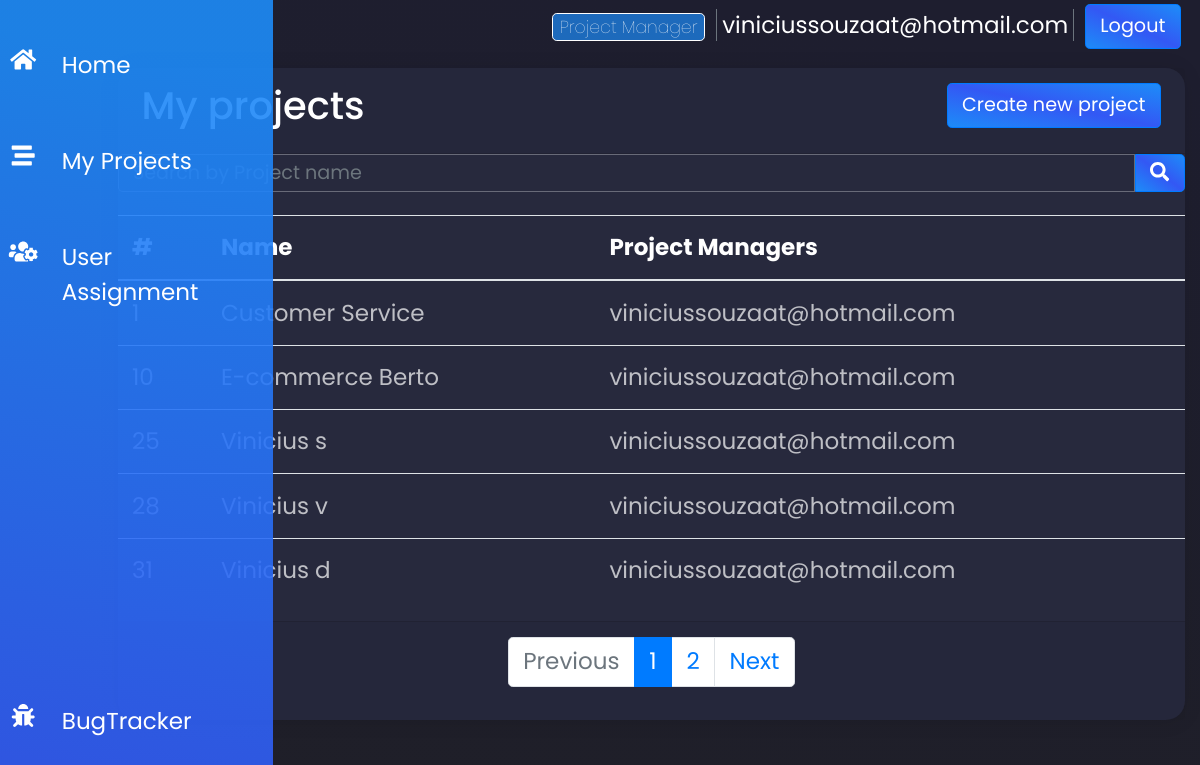
Page /projects/ (signed in) on the earlier database version.
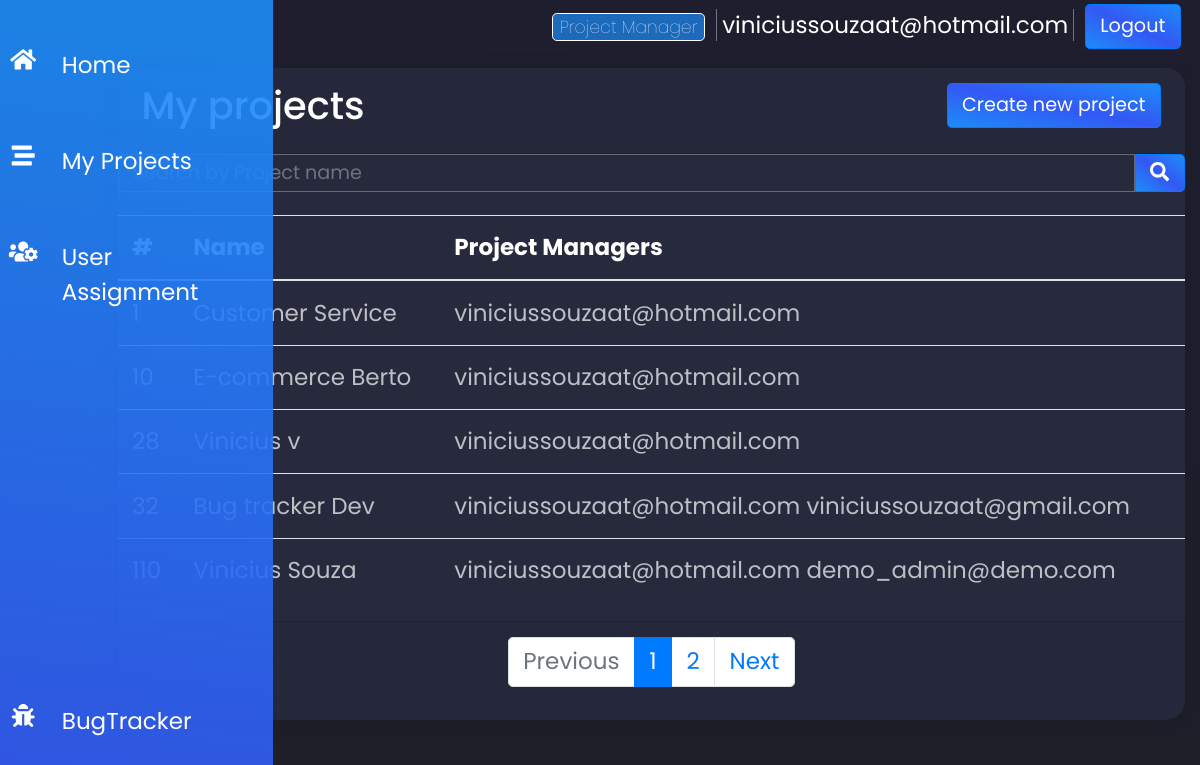
Same page on the later database version.
### tracker/models.py (models this page shows, shortened)
class Project(models.Model):
    name = models.CharField(max_length=255)
    description = models.CharField(max_length=500)
    manager = models.ManyToManyField(Account,related_name='projectmanager')
    public = models.BooleanField(default=True)
    stakeholder = models.ManyToManyField(Account, related_name='projectstakeholder', blank=True)
    history = HistoricalRecords()

### accounts/models.py (models this page shows, shortened)
class Account(AbstractBaseUser):
    PROJECT_MANAGER = 1
    DEVELOPER = 2
    SUBMITER = 3
    ROLE_CHOICES = [
        (PROJECT_MANAGER,'Project Manager'),
        (DEVELOPER,'Developer'),
        (SUBMITER,'Submiter'),
    ]
    email = models.EmailField(max_length=254, unique=True)
    active = models.BooleanField(default=True)
    staff = models.BooleanField(default=False)
    admin = models.BooleanField(default=False)
    role = models.PositiveSmallIntegerField(choices= ROLE_CHOICES, default=3)
    objects = AccountManager()
    USERNAME_FIELD = 'email'
    def __str__(self):
        return self.email
    @property
    def is_staff(self):
        return self.staff
    @property
    def is_active(self):
        return self.active

### tracker/views.py (the view)
# urls.py: path('projects/', ProjectListView.as_view(), name='project-list'),
class ProjectListView(LoginRequiredMixin, ListView):
    model = Project
    paginate_by = 5
    def get_queryset(self):
        queryset = super().get_queryset()
        user = self.request.user
        if self.request.GET.get('search'):
            search_field = self.request.GET.get('search')
            queryset = Project.objects.filter(Q(name__icontains = search_field) & (Q(manager=user)| Q(stakeholder=user))).distinct()
        else:
            queryset = Project.objects.filter(Q(manager=user)| Q(stakeholder=user)).distinct()
        return queryset

### tracker/templatetags/custom_tag.py (called while the page is built)
@register.simple_tag(takes_context=True)
def param_replace(context, **kwargs):
    d = context['request'].GET.copy()
    for k, v in kwargs.items():
        d[k] = v
    for k in [k for k, v in d.items() if not v]:
        del d[k]
    return d.urlencode()

### templates/tracker/project_list.html
{% extends 'base.html' %} {% block content %}
{% load custom_tag %}
<div class="container">
  <div class="card mt-3">
    <div class="card-header">
      <h2 class="d-inline-flex">My projects</h2>
      {% if request.user.role == 1 %}
      <a
        class="btn btn-primary float-right justify-content-center"
        href="{% url 'tracker:project-create' %}"
      >
        Create new project</a
      >
      {% endif %}
    </div>
      <form method="GET">
        <div class="input-group" width="100%">
          <input type="text" class="form-control" id="search_bar" width="100% "name="search" placeholder="Search by Project name"></input>
          <span class="input-group-btn">
            <button class="btn btn-primary d-flex align-center" id="filter_btn" type="submit"><i class="fas fa-search"></i></button>
          </span>
        </div>
      </form>
    <table class="table table-hover">
      <thead>
        <tr>
          <th>#</th>
          <th>Name</th>
          <th>Project Managers</th>
        </tr>
      </thead>
      <tbody>
        {% for project in object_list %}
        <tr>
          <td>
            <a href="{% url 'tracker:project-detail' project.id %}">
              {{project.id}}
            </a>
          </td>
          <td>
            <a href="{% url 'tracker:project-detail' project.id %}">
              {{project.name}}
            </a>
          </td>
          <td>
            <a href="{% url 'tracker:project-detail' project.id %}">
              {% for manager in project.manager.all %} {{manager}} {% endfor %}
            </a>
          </td>
        </tr>
        {% endfor %}
      </tbody>
    </table>
    <div class="card-footer d-flex justify-content-center">
      <nav aria-label="...">
        <ul class="pagination">
          <li class="page-item {% if not page_obj.has_previous %} disabled {% endif %}">
            <a class="page-link" href="?{% if page_obj.has_previous %}{% param_replace page=page_obj.previous_page_number %} {% endif %}" tabindex="-1">Previous</a>
          </li>
          {% for page_num in paginator.page_range %}
              <li class="page-item {% if page_obj.number == page_num %} active {% endif %}"><a class="page-link" href="?{% param_replace page=page_num %}">{{page_num}}</a></li>
          {% endfor %}
          <li class="page-item{% if not page_obj.has_next %} disabled {% endif %}">
            <a class="page-link" href="?{% if page_obj.has_next %}{% param_replace page=page_obj.next_page_number %}{% endif %}">Next</a>
          </li>
        </ul>
      </nav>
    </div>
  </div>
</div>
  {% endblock content %}

### templates/base.html (shortened to what this page needs)
<!DOCTYPE html>
{% load static %}
<html lang="en">
  <head>
    <link
      rel="stylesheet"
      href="{% static '/css/bootstrap/bootstrap.min.css'%}"
    />
    <link rel="stylesheet" href="{% static '/css/main.css'%}" />
  </head>
  <body>
    <main class="row" role="main">
      <nav class="nav flex-column sidenav">
        <ul class="side-navbar-nav">
          <li class="nav-item active">
            <a class="nav-link" href="{% url 'tracker:homepage' %}">
              <i class="fas fa-home"></i>
              <span class="link-text">Home</span>
            </a>
          </li>
          {% if request.user.is_authenticated %}
          <li class="nav-item">
            <a class="nav-link" href="{% url 'tracker:project-list'%}">
              <i class="fas fa-stream"></i>
              <span class="link-text"> My Projects </span>
            </a>
          </li>
          {% if request.user.is_staff %}
          <li class="nav-item">
            <a class="nav-link" href="{% url 'accounts:account-assignment'%}">
              <i class="fas fa-users-cog"></i>
              <span class="link-text"> User Assignment </span>
            </a>
          </li>
          {% endif %} {% endif %}
          <li class="nav-item logo">
            <a class="nav-link" href="#">
              <i class="fas fa-bug"></i>
              <span class="link-text">BugTracker</span>
            </a>
          </li>
        </ul>
      </nav>
      <div class="col-md-1 .d-sm-none .d-md-block"></div>
      <div class="col-md-11">
        <div class="top-bar">
          <div class="top-items mr-1 pr-1">
            {% if request.user.is_authenticated %}
            <span
              class="badge badge-{% if request.user.role == 1 %}primary{% elif request.user.role == 2 %}warning{% else %}success{% endif %}"
              >{{ request.user.get_role_display }}</span
            >
            <span class="mx-1 px-1 border-left border-right border-secondary"
              >{{ request.user }}</span
            >
            <a href="{%url 'accounts:logout'%}" class="btn btn-primary mr-2"
              >Logout</a
            >
            {% endif %}
          </div>
        </div>
        {% block content %} {% endblock content %}
      </div>
    </main>
  </body>
</html>

Differences in the rows shown:
removed Project: name "Vinicius s", Account (email "viniciussouzaat@hotmail.com")
removed Project: name "Vinicius d", Account (email "viniciussouzaat@hotmail.com")
now on this page (row unchanged): Project: name "Bug tracker Dev", Account (email "viniciussouzaat@hotmail.com")
now on this page (row edited): Account: email "viniciussouzaat@gmail.com", shown under "Bug tracker Dev"
now on this page (row unchanged): Project: name "Vinicius Souza", Account (email "viniciussouzaat@hotmail.com")
now on this page (row edited): Account: email "demo_admin@demo.com", shown under "Vinicius Souza"
